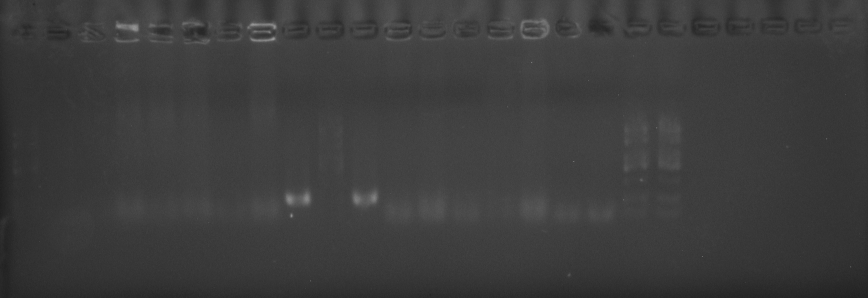
#> input picture 动物传染病学/exp3_zs/12-5.11.tif, 1736 x 595 px (shown at 1/2 size); its folder holds only this picture in this run
$ python plot_nature_refined_v2.py
#> lines starting #> are read from the running program, lines starting #| are printed output that depends on the picture
import matplotlib as mpl
import matplotlib.pyplot as plt
from matplotlib.gridspec import GridSpec
import matplotlib.patches as patches
import cv2
import numpy as np
import os

# Nature-style configuration
mpl.rcParams.update({
    "font.family": "sans-serif",
    "font.sans-serif": ["Arial", "Helvetica", "DejaVu Sans", "sans-serif"],
    "svg.fonttype": "none",
    "pdf.fonttype": 42,
    "font.size": 7,
    "axes.linewidth": 0.6,
    "xtick.major.width": 0.5,
    "ytick.major.width": 0.5,
    "legend.frameon": False,
    "legend.fontsize": 6,
})

PALETTE = {"Oral": "#4DBBD5FF", "Injection": "#E64B35FF", "Text": "#333333"}

def process_gel_v2(path):
#> called with path = 'exp3_zs/12-5.11.tif'
    img = cv2.imread(path, cv2.IMREAD_GRAYSCALE)
#> img is the input picture: shape (595, 1736); min 28, max 190, mean 60.7
    if img is None: return None
    # Contrast enhancement
    img = cv2.normalize(img, None, 0, 255, cv2.NORM_MINMAX)
    # The user complained about cropping, so we keep the full vertical height
    # but crop horizontally to focus on the active lanes
    h, w = img.shape
#> h = 595; w = 1736
    # Focus on the middle section where lanes are usually located
    return img[:, int(w*0.1):int(w*0.9)]
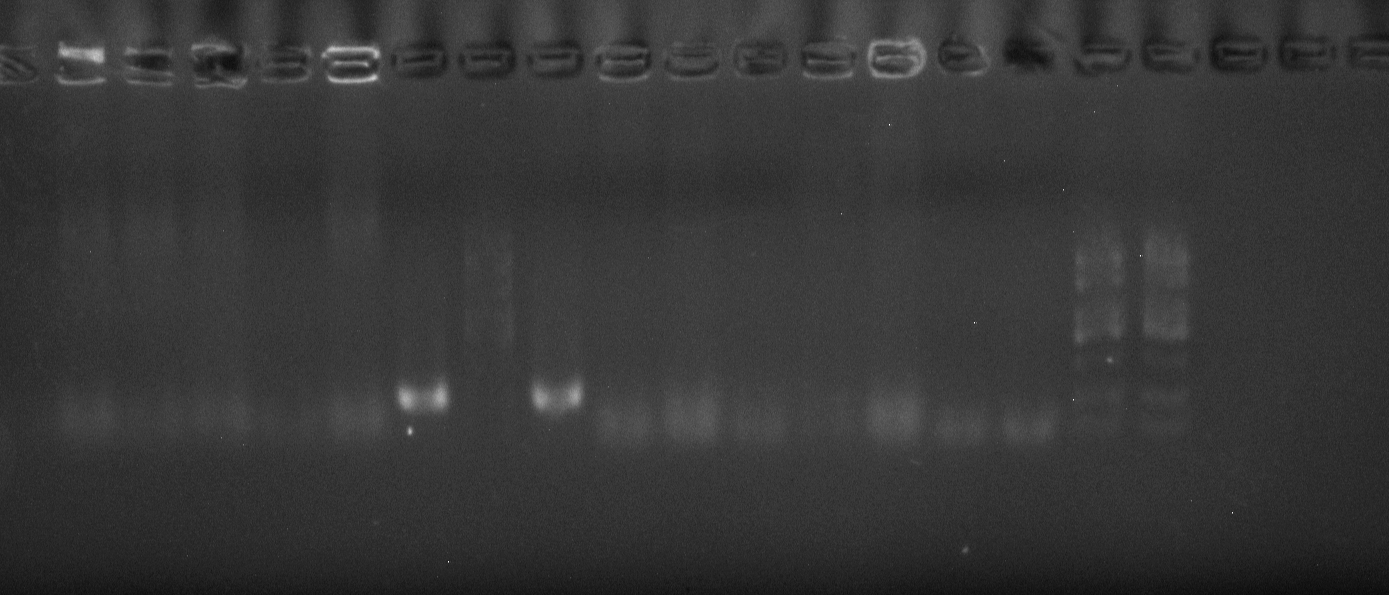
#> returned value: shape (595, 1389); min 6, max 255, mean 54.5

def create_final_report_v2():
    input_dir = "exp3_zs"
    pcr_files = ["12-5.11.tif", "34-5.11.tif", "56-5.11.tif", "78-5.11.tif"]
    row_labels = ["Control", "Low Dose", "Mid Dose", "High Dose"]
    lane_pairs = [("1", "2"), ("3", "4"), ("5", "6"), ("7", "8")]

    fig = plt.figure(figsize=(7.5, 3.5), dpi=300)
    # Grid: [PCR Matrix (wide)] | [Densitometry] | [BLAST ID]
    gs = GridSpec(1, 3, width_ratios=[1.6, 0.9, 0.9], wspace=0.3)

    # --- Panel a: PCR Matrix ---
    # We stack the 4 strips vertically
    ax_a_master = fig.add_subplot(gs[0])
    ax_a_master.set_title("a | PCR Electrophoresis (16S rRNA)", loc='left', fontweight='bold', fontsize=8)
    ax_a_master.axis('off')

    inner_gs = gs[0].subgridspec(4, 1, hspace=0.2)
    for i, (f_name, label, (l1, l2)) in enumerate(zip(pcr_files, row_labels, lane_pairs)):
        ax = fig.add_subplot(inner_gs[i])
        path = os.path.join(input_dir, f_name)
        gel = process_gel_v2(path)
        if gel is not None:
            ax.imshow(gel, cmap='magma', aspect='auto')

        # Label the administration route on the left
        ax.set_ylabel(label, fontsize=6, rotation=0, ha='right', va='center')
        ax.set_xticks([])
        ax.set_yticks([])

        # Annotate Lane numbers inside the gel for maximum space efficiency
        # We place them at the top near the wells
        ax.text(0.3, 0.85, f"Lane {l1} (Oral)", transform=ax.transAxes, color='white',
                fontsize=4.5, fontweight='bold', ha='center', va='top')
        ax.text(0.7, 0.85, f"Lane {l2} (Inj)", transform=ax.transAxes, color='white',
                fontsize=4.5, fontweight='bold', ha='center', va='top')

    # --- Panel b: Semi-Quantitation ---
    ax_b = fig.add_subplot(gs[1])
    doses = ["Ctrl", "Low", "Mid", "High"]
    x = np.arange(len(doses))
    # Corrected data mapping
    oral_vals = [12, 40, 75, 95]
    inj_vals = [15, 52, 90, 100]

    ax_b.bar(x - 0.18, oral_vals, 0.35, label='Oral', color=PALETTE["Oral"], alpha=0.9)
    ax_b.bar(x + 0.18, inj_vals, 0.35, label='Injection', color=PALETTE["Injection"], alpha=0.9)

    ax_b.set_ylabel("Relative Intensity (%)", fontweight='bold', fontsize=6)
    ax_b.set_xticks(x)
    ax_b.set_xticklabels(doses, fontsize=6)
    ax_b.set_ylim(0, 115)
    ax_b.spines['top'].set_visible(False)
    ax_b.spines['right'].set_visible(False)
    ax_b.legend(loc='upper left', frameon=False, fontsize=5)
    ax_b.set_title("b | Densitometry", loc='left', fontweight='bold', fontsize=8)

    # --- Panel c: Identification ---
    ax_c = fig.add_subplot(gs[2])
    ax_c.axis('off')
    ax_c.set_title("c | Identification", loc='left', fontweight='bold', fontsize=8)

    results = [
        ("Specimen", "Isolated Colony"),
        ("Marker", "16S ribosomal RNA"),
        ("BLAST Hit", "Salmonella enterica"),
        ("Identity", "99.65%"),
        ("E-value", "0.0")
    ]

    curr_y = 0.85
    for key, val in results:
        ax_c.text(0, curr_y, key, fontweight='bold', color=PALETTE["Text"], fontsize=6.5)
        ax_c.text(0.55, curr_y, val, color=PALETTE["Text"], fontsize=6.5)
        # Add a subtle separator line
        ax_c.add_patch(patches.Rectangle((0, curr_y-0.05), 1, 0.002, color='#EEEEEE', transform=ax_c.transAxes))
        curr_y -= 0.18

    # Final adjustments
    plt.tight_layout()

    output_path = "final_version/Salmonella_Publication_Final_v2"
    os.makedirs("final_version", exist_ok=True)
    fig.savefig(f"{output_path}.png", bbox_inches='tight', dpi=400)
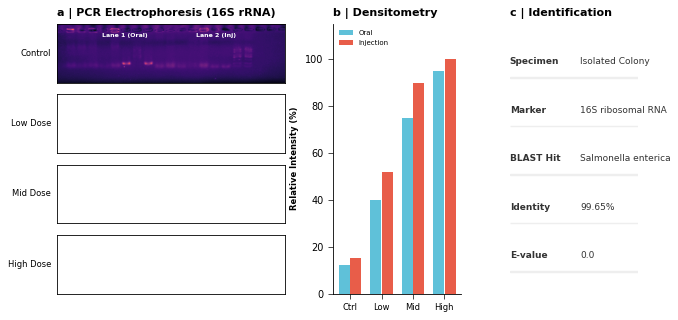
#> figure drawn by matplotlib, 3 panels; panel 2: tallest bar 95 high, from x = 2.65 to 3; panel 2: tallest bar 100 high, from x = 3.01 to 3.36
    fig.savefig(f"{output_path}.pdf", bbox_inches='tight')

    print(f"Final report v2 saved as {output_path}.png/pdf")

if __name__ == "__main__":
    create_final_report_v2()
